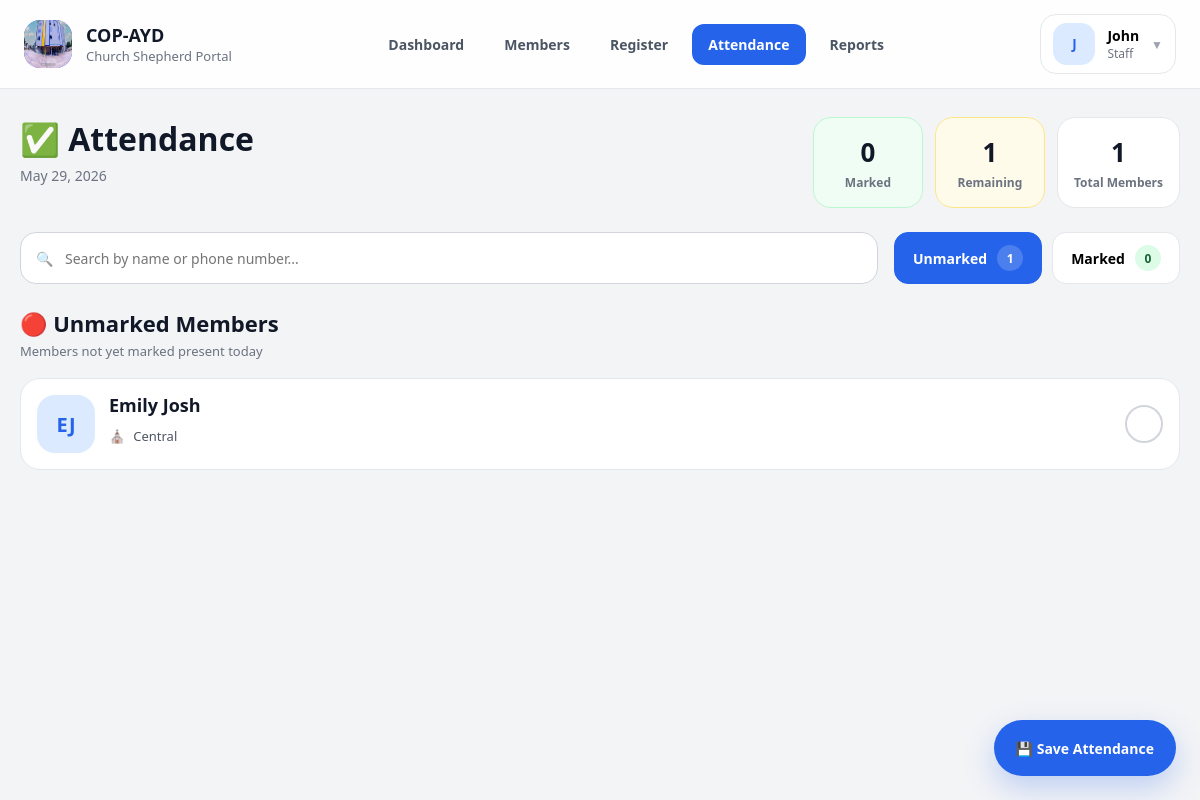
The page /attendance/ (signed in) on the database its author committed.
### members/models.py (models this page shows, shortened)
class Member(models.Model):
    first_name = models.CharField(max_length=100)
    last_name = models.CharField(max_length=100)
    date_of_birth = models.DateField()
    primary_phone = models.CharField(max_length=20)
    secondary_phone = models.CharField(
        max_length=20,
        blank=True,
        null=True
    )
    email = models.EmailField(blank=True, null=True)
    image = models.ImageField(
        upload_to='profiles/',
        blank=True,
        null=True
    )
    session = models.ForeignKey(
        Session,
        on_delete=models.SET_NULL,
        null=True,
        related_name='members'
    )
    shepherd_group = models.ForeignKey(
        ShepherdGroup,
        on_delete=models.SET_NULL,
        null=True,
        related_name='members'
    )
    registered_by = models.ForeignKey(
        User,
        on_delete=models.SET_NULL,
        null=True,
        related_name='registered_members'
    )
    updated_by = models.ForeignKey(
        User,
        on_delete=models.SET_NULL,
        null=True,
        blank=True,
        related_name='updated_members'
    )
    created_at = models.DateTimeField(auto_now_add=True)
    updated_at = models.DateTimeField(auto_now=True)
    is_active = models.BooleanField(default=True)

class Session(models.Model):
    SESSION_CHOICES = [
        ('central', 'Central'),
        ('english', 'English'),
    ]
    name = models.CharField(
        max_length=20,
        choices=SESSION_CHOICES,
        unique=True
    )

### members/views.py (the view, shortened to what this page needs)
# urls.py: path('attendance/', mark_attendance, name='mark_attendance'),
@login_required
def mark_attendance(request):
    today = date.today()
    members = get_accessible_members(request.user)
    attendance_records = {
        attendance.member.id: attendance.present
        for attendance in Attendance.objects.filter(
            member__in=members,
            date=today
        )
    }
    marked_count = Attendance.objects.filter(
        member__in=members,
        date=today,
        present=True
    ).count()
    unmarked_count = members.count() - marked_count
    context = {
        'members': members,
        'attendance_records': attendance_records,
        'today': today,
        'total': members.count(),
        'marked_count': marked_count,
        'unmarked_count': unmarked_count,
    }
    if request.headers.get('X-Requested-With') == 'XMLHttpRequest':
        return render(
            request,
            'members/partials/attendance_content.html',
            context
        )
    return render(
        request,
        'members/attendance.html',
        context
    )

### members/templates/members/attendance.html
{% extends 'members/base.html' %}
{% block content %}
    {% include 'members/partials/attendance_content.html' %}
{% endblock %}

### members/templates/members/base.html (shortened to what this page needs)
{% load static %}
<!DOCTYPE html>
<html lang="en">
<head>
    <link rel="stylesheet"
        href="{% static 'members/css/base.css' %}">
    <link rel="stylesheet"
        href="{% static 'members/css/layout.css' %}">
    <link rel="stylesheet"
        href="{% static 'members/css/components.css' %}">
    <link rel="stylesheet"
        href="{% static 'members/css/mobile.css' %}">
    <link rel="stylesheet"
        href="{% static 'members/css/dashboard.css' %}">
    <link rel="stylesheet"
        href="{% static 'members/css/attendance.css' %}">
    <link rel="stylesheet"
        href="{% static 'members/css/member_list.css' %}">
    <link rel="stylesheet"
        href="{% static 'members/css/member_inner.css' %}">
    <link rel="stylesheet"
        href="{% static 'members/css/member_detail.css' %}">
    <link rel="stylesheet"
        href="{% static 'members/css/register.css' %}">
    <link rel="stylesheet"
        href="{% static 'members/css/report.css' %}">
    <link rel="stylesheet"
        href="{% static 'members/css/login.css' %}">
</head>
<body>
{% if request.user.is_authenticated %}
<header class="app-header">
    <div class="app-header-inner">
        <div class="app-header-left">
            <a href="/"
               class="app-brand">
                <div class="app-brand-icon">
                    <img src="{% static 'members/imgs/church-logo.jpg' %}" alt="Logo">
                </div>
                <div class="app-brand-content">
                    <span class="app-brand-title">
                        COP-AYD
                    </span>
                    <span class="app-brand-subtitle">
                        Church Shepherd Portal
                    </span>
                </div>
            </a>
        </div>
        <nav class="app-nav">
            <a href="/"
            class="app-nav-link">
                Dashboard
            </a>
            <a href="/members/"
            class="app-nav-link">
                Members
            </a>
            <a href="/register/"
            class="app-nav-link">
                Register
            </a>
            <a href="/attendance/"
            class="app-nav-link">
                Attendance
            </a>
            <a href="/reports/"
            class="app-nav-link">
                Reports
            </a>
        </nav>
        <div class="app-user-dropdown">
            <button type="button"
                    class="app-user-trigger"
                    onclick="toggleUserMenu()">
                <div class="app-user-avatar">
                    {{ request.user.username|first|upper }}
                </div>
                <div class="app-user-meta">
                    <span class="app-user-name">
                        {{ request.user.username }}
                    </span>
                    <span class="app-user-role">
                        {% if request.user.is_superuser %}
                            Administrator
                        {% elif request.user.is_staff %}
                            Staff
                        {% else %}
                            User
                        {% endif %}
                    </span>
                </div>
                <span class="app-user-chevron">
                    ▼
                </span>
            </button>
        </div>
    </div>
</header>
{% endif %}
<main class="app-main">
    <div class="app-container"
         id="content">
        {% block content %}
        {% endblock %}
    </div>
</main>
</body>
</html>

### members/templates/members/partials/attendance_content.html (shortened to what this page needs)
{% load custom_tags %}
<div class="attendance-page">
    <div class="attendance-header">
        <div>
            <h1 class="attendance-title">
                ✅ Attendance
            </h1>
            <p class="attendance-subtitle">
                {{ today }}
            </p>
        </div>
        <div class="attendance-summary-grid">
            <div class="attendance-summary-card success">
                <div class="attendance-summary-number"
                     id="marked-count">
                    {{ marked_count }}
                </div>
                <div class="attendance-summary-label">
                    Marked
                </div>
            </div>
            <div class="attendance-summary-card warning">
                <div class="attendance-summary-number">
                    {{ unmarked_count }}
                </div>
                <div class="attendance-summary-label">
                    Remaining
                </div>
            </div>
            <div class="attendance-summary-card">
                <div class="attendance-summary-number">
                    {{ total }}
                </div>
                <div class="attendance-summary-label">
                    Total Members
                </div>
            </div>
        </div>
    </div>
    <div class="attendance-toolbar">
        <div class="attendance-search-wrapper">
            <span class="attendance-search-icon">
                🔍
            </span>
            <input type="text"
                   id="search"
                   class="attendance-search-input js-search-input"
                   placeholder="Search by name or phone number...">
        </div>
        <div class="attendance-toggle">
            <button type="button"
                    id="btn-unmarked"
                    class="attendance-toggle-btn active"
                    onclick="showSection('unmarked')">
                <span>
                    Unmarked
                </span>
                <span class="attendance-badge"
                      id="unmarked-total">
                    {{ unmarked_count }}
                </span>
            </button>
            <button type="button"
                    id="btn-marked"
                    class="attendance-toggle-btn"
                    onclick="showSection('marked')">
                <span>
                    Marked
                </span>
                <span class="attendance-badge success"
                      id="marked-total">
                    {{ marked_count }}
                </span>
            </button>
        </div>
    </div>
    <section id="unmarked-section"
             class="attendance-section">
        <div class="attendance-section-header">
            <div>
                <h2 class="attendance-section-title">
                    🔴 Unmarked Members
                </h2>
                <p class="attendance-section-subtitle">
                    Members not yet marked present today
                </p>
            </div>
        </div>
        <div class="attendance-members-grid">
            {% for member in members %}
                {% if not attendance_records|get_item:member.id %}
                <div class="attendance-member-card js-member-card"
                     data-name="{{ member.first_name }} {{ member.last_name }}"
                     data-phone="{{ member.primary_phone }} {{ member.secondary_phone }}"
                     data-id="{{ member.id }}"
                     onclick="markPresent(this)">
                    {% include 'members/partials/member_card_inner.html' %}
                </div>
                {% endif %}
            {% endfor %}
        </div>
    </section>
    <div class="attendance-floating-actions">
        <button type="button"
                onclick="saveAttendance()"
                class="floating-save-btn">
            💾 Save Attendance
        </button>
    </div>
</div>

### members/templates/members/partials/member_card_inner.html (shortened to what this page needs)
{% load custom_tags %}
<div class="attendance-member-card-inner">
    <div class="attendance-member-main">
        <div class="attendance-member-avatar-wrapper">
            {% if member.image %}
                <img src="{{ member.image.url }}"
                     class="attendance-member-avatar"
                     alt="{{ member.first_name }}">
            {% else %}
                <div class="attendance-member-avatar attendance-member-avatar-placeholder">
                    {{ member.first_name|first }}{{ member.last_name|first }}
                </div>
            {% endif %}
        </div>
        <div class="attendance-member-info">
            <div class="attendance-member-top-row">
                <h3 class="attendance-member-name">
                    {{ member.first_name }} {{ member.last_name }}
                </h3>
            </div>
            <div class="attendance-member-meta-list">
                {% if member.session %}
                <div class="attendance-member-meta-item">
                    <span class="attendance-member-meta-icon">
                        ⛪
                    </span>
                    <span>
                        {{ member.session.name | capfirst }}
                    </span>
                </div>
                {% endif %}
            </div>
        </div>
    </div>
    <div class="attendance-member-action">
        <div class="attendance-check-circle">
        </div>
    </div>
</div>

### rows shown on the page
Member: first_name|first "E", last_name|first "J", first_name "Emily", last_name "Josh", session.name "Central"

### other values the page prints
{{ request.user.username|first|upper }} "J"
{{ request.user.username }} "John"
{{ marked_count }} "0"
{{ unmarked_count }} "1"
{{ total }} "1"
